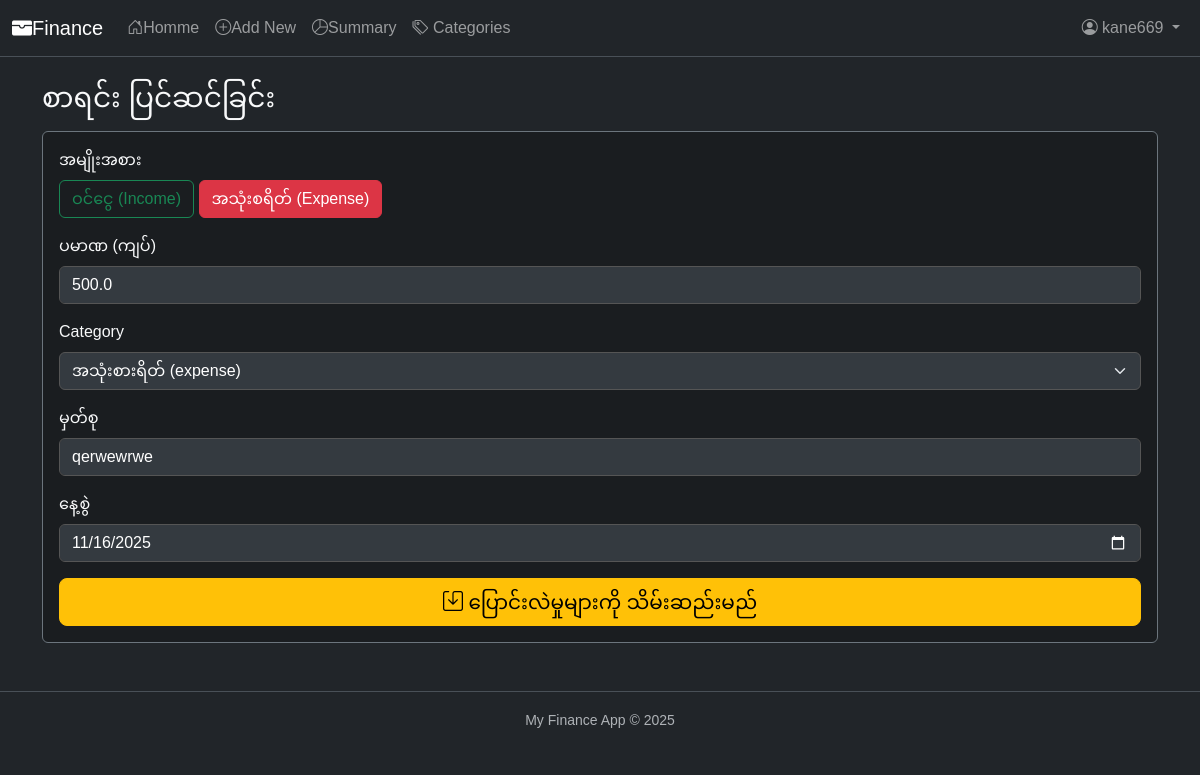
/edit/3 (signed in), run on the app's committed database.
### tables this page shows
CREATE TABLE transactions (
        id INTEGER PRIMARY KEY AUTOINCREMENT,
        user_id INTEGER NOT NULL,
        type TEXT NOT NULL,
        amount REAL NOT NULL,
        category TEXT NOT NULL,
        note TEXT,
        date TEXT NOT NULL,
        FOREIGN KEY (user_id) REFERENCES users (id)
    );

CREATE TABLE categories (
        id INTEGER PRIMARY KEY AUTOINCREMENT,
        name TEXT NOT NULL,
        type TEXT NOT NULL
    );

### app.py (the view, shortened to what this page needs)
@app.route("/edit/<int:id>", methods=["GET", "POST"])
def edit(id):
    if not is_logged_in():
        return redirect(url_for("login"))
    db = get_db()
    record = db.execute(
        "SELECT * FROM transactions WHERE id = ? AND user_id = ?",
        (id, session["user_id"])
    ).fetchone()
    if not record:
        return redirect(url_for("index"))
    categories = db.execute("SELECT * FROM categories ORDER BY type, name").fetchall()
    return render_template("edit.html", record=record, categories=categories)

### app.py (called while the page is built)
def is_logged_in():
    return "user_id" in session

### database.py (called while the page is built)
def get_db():
    conn = sqlite3.connect("finance.db")
    conn.row_factory = sqlite3.Row
    return conn

### templates/edit.html (shortened to what this page needs)
{% extends "layout.html" %}
{% block content %}
<h3 class="mb-3">စာရင်း ပြင်ဆင်ခြင်း</h3>
<form method="POST" class="card card-body bg-dark-subtle text-light border-secondary">
    <div class="mb-3">
        <label class="form-label">အမျိုးအစား</label>
        <div>
            <label class="btn btn-outline-success" for="income-radio">ဝင်ငွေ (Income)</label>
            <label class="btn btn-outline-danger" for="expense-radio">အသုံးစရိတ် (Expense)</label>
        </div>
    </div>
    <div class="mb-3">
        <label for="amount" class="form-label">ပမာဏ (ကျပ်)</label>
        <input type="number" name="amount" id="amount" value="{{ record.amount }}" step="0.01" class="form-control" required>
    </div>
    <div class="mb-3">
        <label for="category" class="form-label">Category</label>
        <select name="category" id="category" class="form-select" required>
            {% for c in categories %}
                <option value="{{ c.name }}" data-type="{{ c.type }}" {% if c.name == record.category %}selected{% endif %}>
                    {{ c.name }} ({{ c.type }})
                </option>
            {% endfor %}
        </select>
    </div>
    <div class="mb-3">
        <label for="note" class="form-label">မှတ်စု</label>
        <input type="text" name="note" id="note" value="{{ record.note }}" class="form-control">
    </div>
    <div class="mb-3">
        <label for="date" class="form-label">နေ့စွဲ</label>
        <input type="date" name="date" id="date" value="{{ record.date }}" class="form-control" required>
    </div>
    <button type="submit" class="btn btn-warning btn-lg"><i class="bi bi-save"></i> ပြောင်းလဲမှုများကို သိမ်းဆည်းမည်</button>
</form>
{% endblock %}

### static/style.css (style rules this page uses)
* { margin: o; padding: o; box-sizing: border-box; scroll-behavior: smooth; }
body { font-family: Arial, sans-serif; }
.form-select, .form-control { background-color: #343a40; color: #fff; border-color: #555; }
.card { border: 1px solid #444; }

### data on the page
transactions: amount "500.0", category "အသုံးစားရိတ် (expense)", note "qerwewrwe", date "11/16/2025"

### other printed values
{{ session.username }} "kane669"
